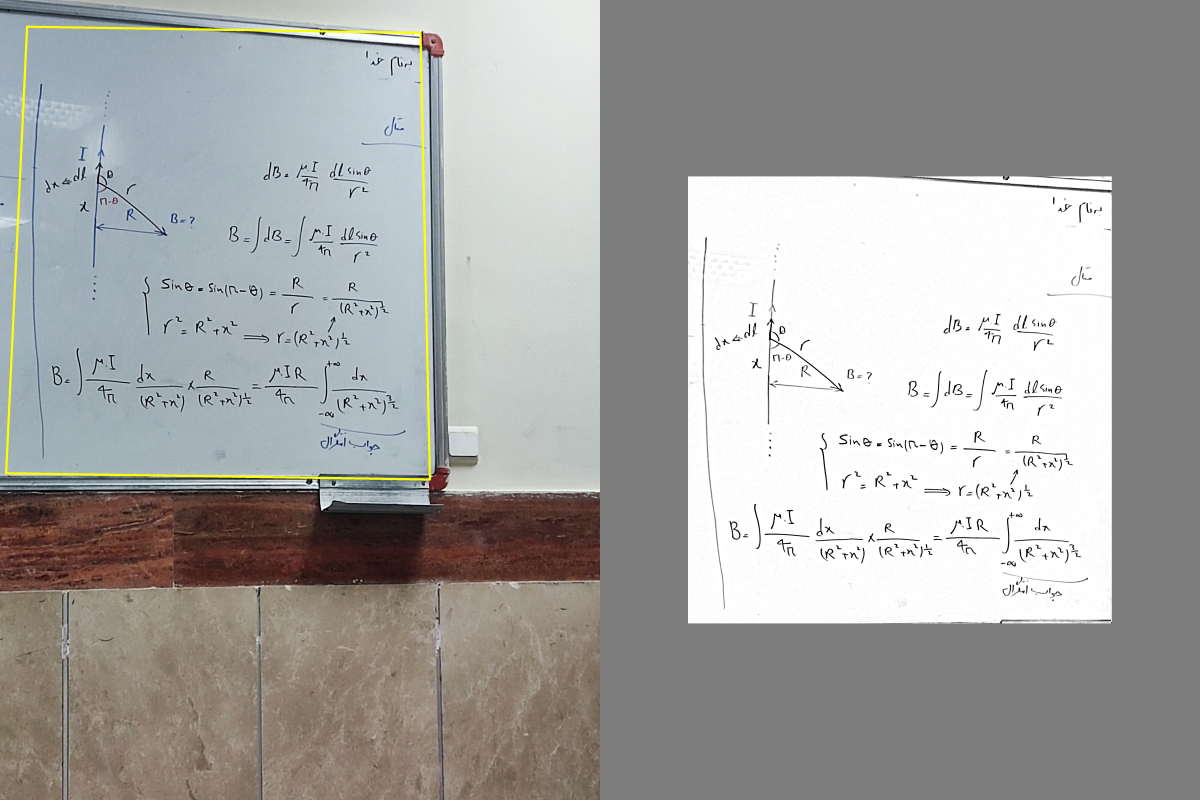
#> input picture Images/1704353164820_det.jpg, 6000 x 4000 px (shown at 1/5 size)
$ python -i Process.py   (imports and definitions only)
#> lines starting #> are read from the running program, lines starting #| are printed output that depends on the picture; after the words box and inside, x2 and y2 are one past the last pixel; in counts of white or black regions, pixels touching at a corner belong together
#> further down, picture is the input picture: shape (4000, 6000, 3); mean B, G, R 162.9, 164.6, 165
import cv2
from numpy import float32, ones, uint8, int32, array, zeros, argmin, argmax, diff
from math import sqrt

class Process:
    def __init__(self) -> None:
        self.Kernel = ones((5, 5), uint8)


    def ReadImage(self, filename):
        OriginalImage = cv2.imread(filename)
        return OriginalImage


    def ToGrayScale(self, Image):
        return cv2.cvtColor(Image, cv2.COLOR_BGR2GRAY)
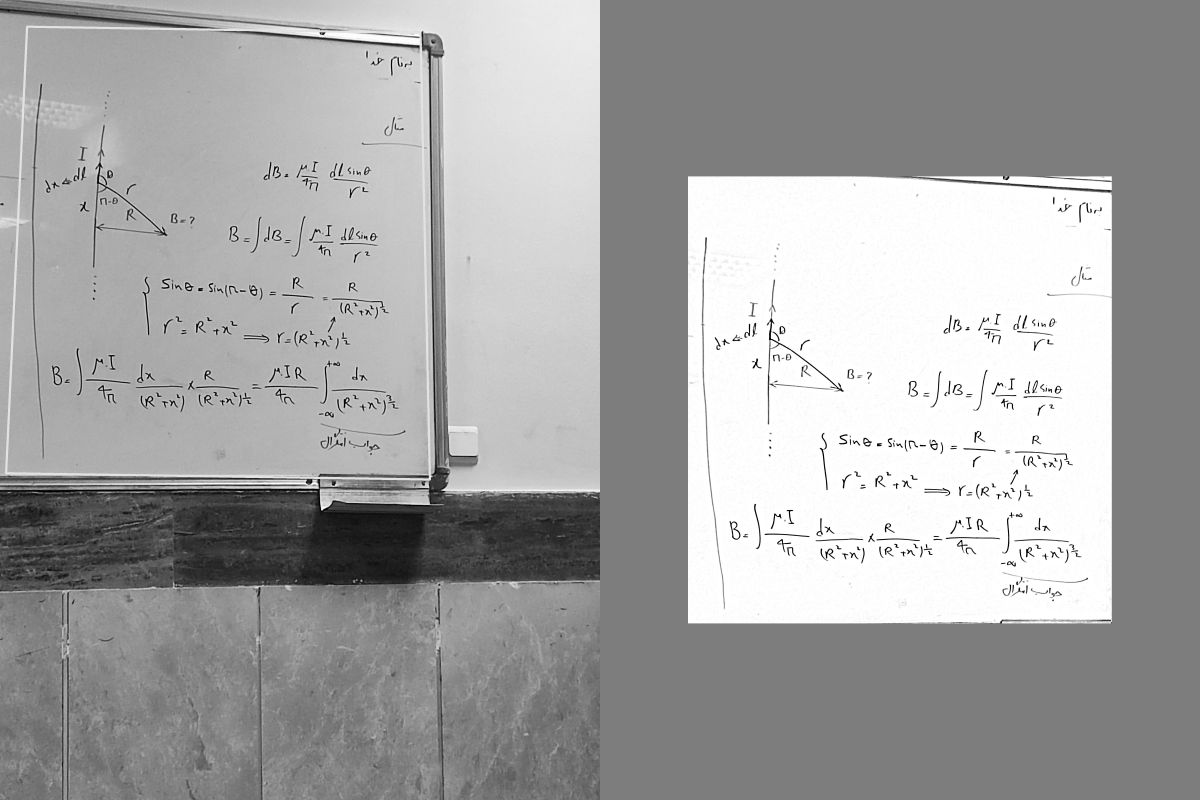
#> returned value: shape (4000, 6000) (shown at 1/5 size); min 0, max 255, mean 164.5


    def Detect_Contours(self, Image):
        GrayImage = self.ToGrayScale(Image)

        Filter = cv2.bilateralFilter(GrayImage, 15, 100, 150)

        Edge = cv2.adaptiveThreshold(Filter, 255, cv2.ADAPTIVE_THRESH_MEAN_C, cv2.THRESH_BINARY_INV, 11, 9)
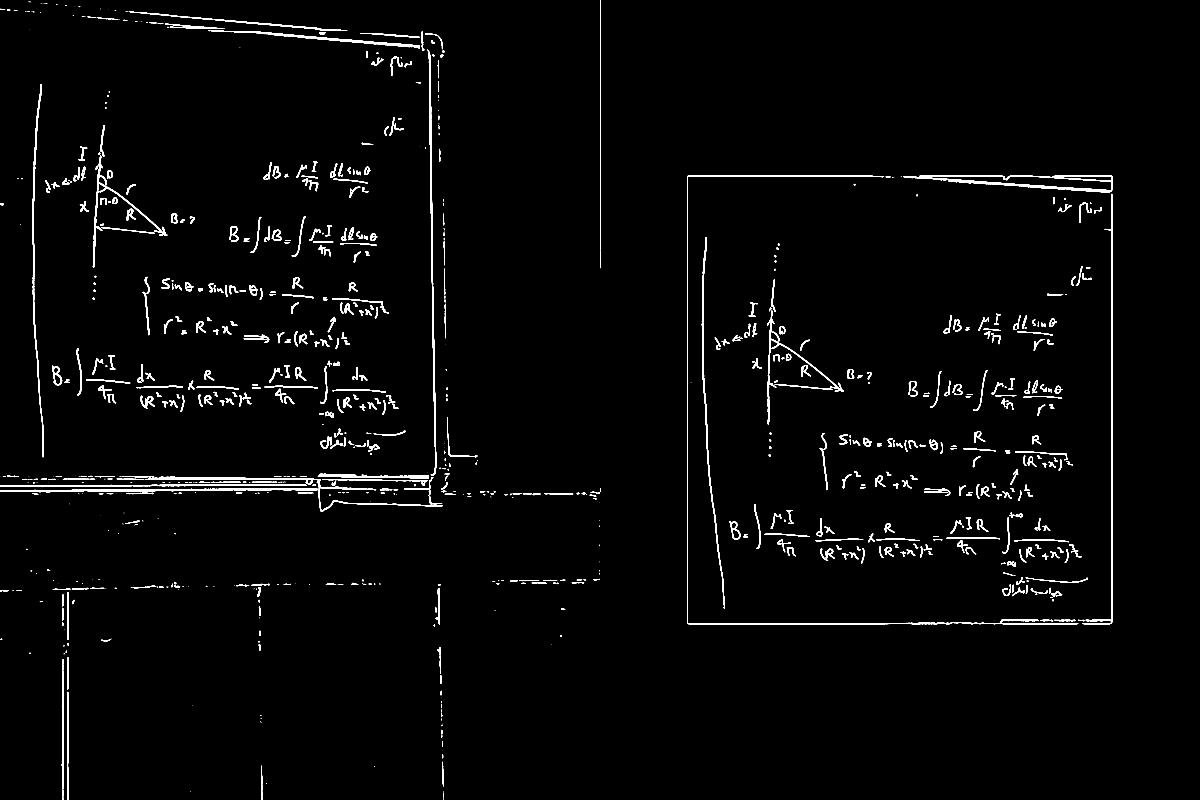
#> Edge: shape (4000, 6000) (shown at 1/5 size); 1.7% white; 1066 white regions (367 under 20 px), largest, box (x1, y1, x2, y2) and area: (0, 2384, 2213, 2557) 26780, (3435, 877, 4761, 3122) 22043, (2136, 248, 2183, 2380) 14669

        Dilate = cv2.dilate(Edge, self.Kernel, iterations = 2)
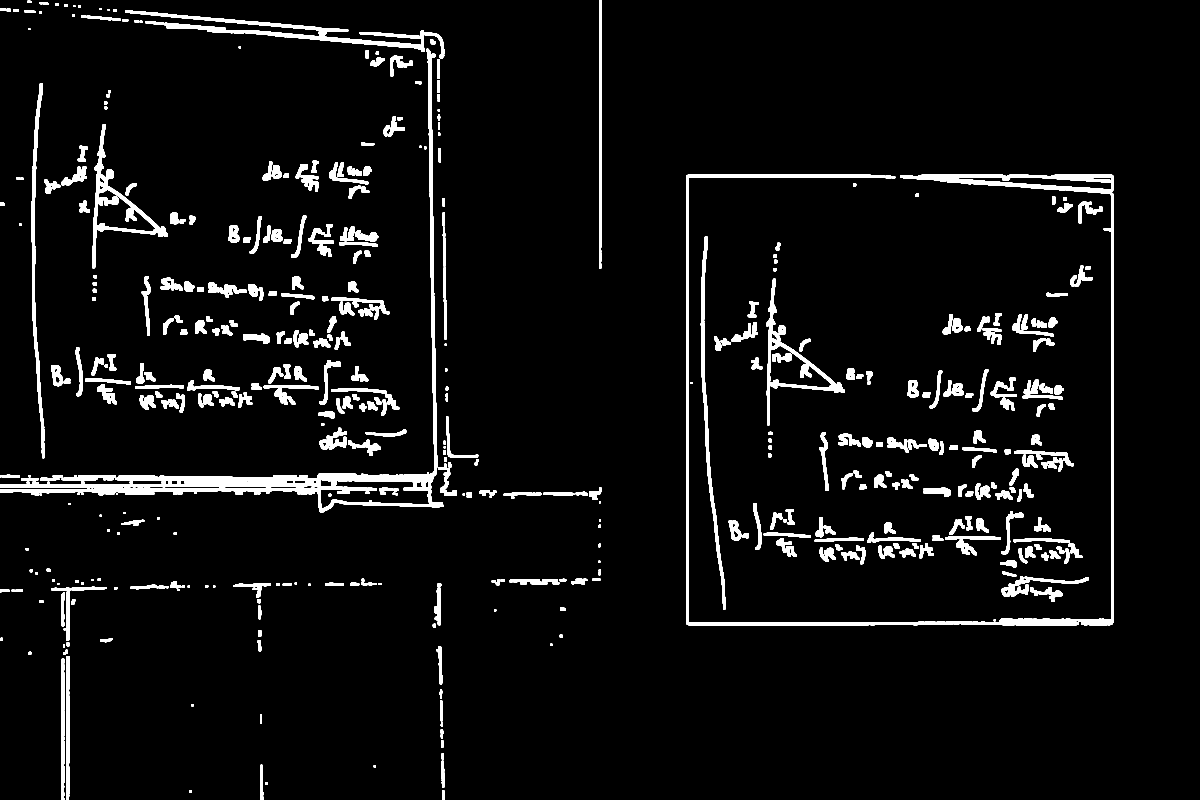
#> Dilate: shape (4000, 6000) (shown at 1/5 size); 4.8% white; 562 white regions, largest, box (x1, y1, x2, y2) and area: (0, 244, 2217, 2561) 136973, (3431, 873, 5395, 3126) 74502, (4500, 873, 5568, 968) 37733
        Erode = cv2.erode(Dilate, self.Kernel, iterations = 1)
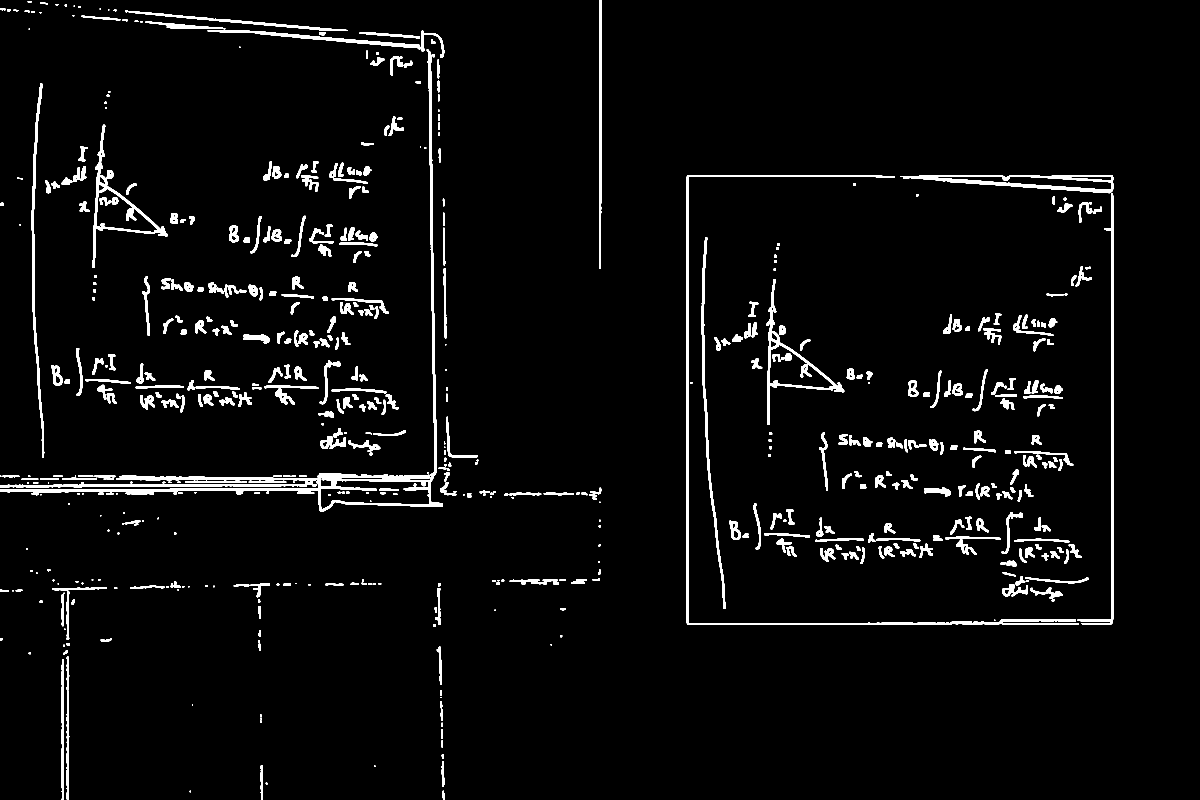
#> Erode: shape (4000, 6000) (shown at 1/5 size); 3.3% white; 580 white regions

        Contours, Hierarchy = cv2.findContours(Erode, cv2.RETR_TREE, cv2.CHAIN_APPROX_SIMPLE)
#> Contours = 680 contours, 17 with area under 20; largest, box (x1, y1, x2, y2) and area: (0, 246, 2215, 2559) 146129, (3833, 1396, 4221, 2124) 58380, (462, 624, 838, 1339) 56140, (4502, 875, 5566, 966) 54392, (1600, 2402, 2149, 2549) 54188

        return Contours

    # [76 lines left out: functions BiggestContoure, DrawContour, Get_Height_Width, ReOrder, GetWarpIMG, not called in this run]

>>> import cv2
>>> picture = cv2.imread('../Images/1704353164820_det.jpg')
>>> result = Process().Detect_Contours(picture)
#> result has the same summary as Contours in Detect_Contours
